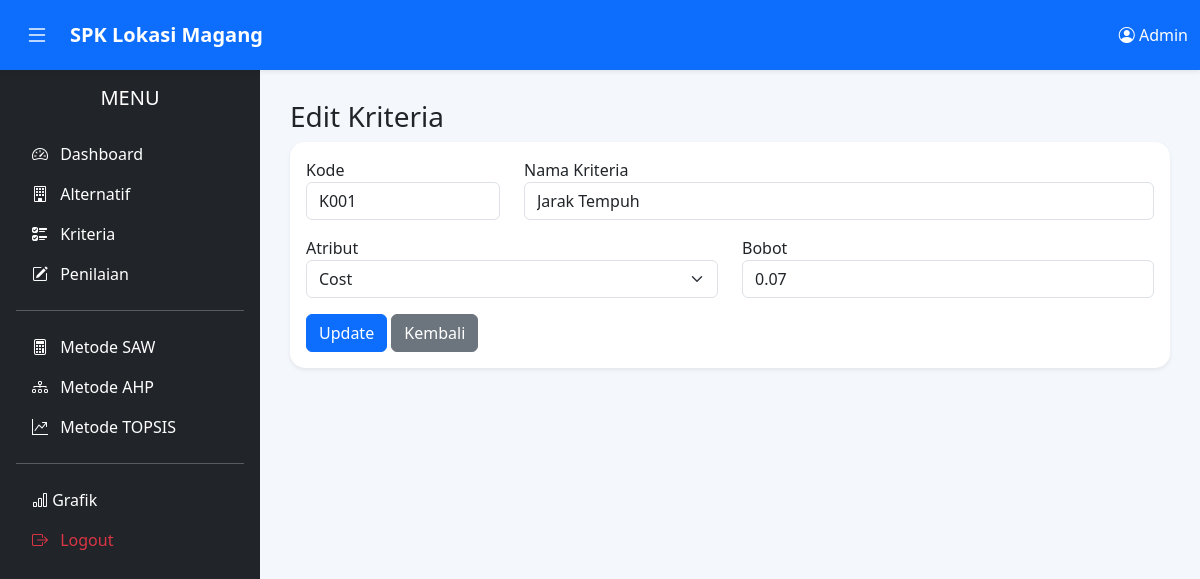
Page /View/Data Kriteria/edit.php?id=1 (signed in) on the committed database.
### tables this page shows
CREATE TABLE `kriteria` (
  `id_kriteria` int NOT NULL,
  `kode` varchar(5) DEFAULT NULL,
  `nama_kriteria` varchar(100) DEFAULT NULL,
  `atribut` enum('benefit','cost') DEFAULT NULL,
  `bobot` decimal(5,2) DEFAULT NULL
);

### View/Data Kriteria/edit.php (the view, shortened to what this page needs)
<?php
include "../../Connection/Koneksi.php";
$id = $_GET['id'];
$query = mysqli_query($conn, "
SELECT *
FROM kriteria
WHERE id_kriteria='$id'
");
$data = mysqli_fetch_assoc($query);
include "../Template/Header.php";
include "../Template/Navbar.php";
include "../Template/Sidebar.php";
?>
<div class="main-content">
    <div class="page-heading">
        <h3>Edit Kriteria</h3>
    </div>
    <div class="card shadow-sm">
        <div class="card-body">
            <form action="../../Functions/Data Kriteria/proses_edit.php" method="POST">
                <div class="row">
                    <div class="col-md-3 mb-3">
                        <label>Kode</label>
                        <input
                            type="text"
                            class="form-control"
                            value="<?= $data['kode']; ?>"
                            readonly>
                    </div>
                    <div class="col-md-9 mb-3">
                        <label>Nama Kriteria</label>
                        <input
                            type="text"
                            class="form-control"
                            name="nama_kriteria"
                            value="<?= $data['nama_kriteria']; ?>"
                            required>
                    </div>
                    <div class="col-md-6 mb-3">
                        <label>Atribut</label>
                        <select
                            name="atribut"
                            class="form-select">
                            <option
                                value="cost"
                                <?= $data['atribut'] == "cost" ? "selected" : ""; ?>>
                                Cost
                            </option>
                        </select>
                    </div>
                    <div class="col-md-6 mb-3">
                        <label>Bobot</label>
                        <input
                            type="number"
                            step="0.01"
                            class="form-control"
                            name="bobot"
                            value="<?= $data['bobot']; ?>">
                    </div>
                </div>
                <button class="btn btn-primary">
                    Update
                </button>
                <a href="index.php"
                    class="btn btn-secondary">
                    Kembali
                </a>
            </form>
        </div>
    </div>
</div>
<?php
include "../Template/Footer.php";
?>

### Assets/css/style.css (style rules this page uses)
body { overflow-x:hidden; background:#f4f7fb; }
.main-content { margin-left:260px; margin-top:70px; padding:30px; }
.card { border:none; border-radius:15px; }

### rows in the picture
kriteria: kode "K001", nama_kriteria "Jarak Tempuh", atribut "Cost", bobot "0.07"

### other values in the picture
$_SESSION['nama'] "Admin"
